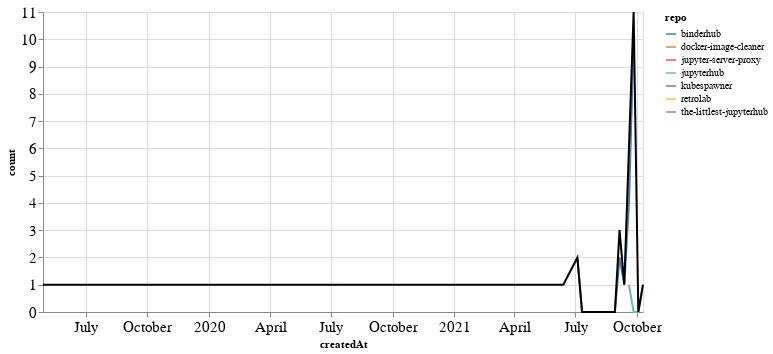

This figure's notebook cell:
### Markdown cell above
### PRs

### Code cell
prs_time = prs.groupby('repo').resample('W', on='createdAt').count()['author'].reset_index()
prs_time = prs_time.rename(columns={'author': 'count'})
prs_time_total = prs_time.groupby('createdAt').agg({"count": "sum"}).reset_index()

ch1 = alt.Chart(prs_time, width=600).mark_line().encode(
    x='createdAt',
    y='count',
    color='repo',
    tooltip="repo"
)

ch2 = alt.Chart(prs_time_total, width=600).mark_line(color="black").encode(
    x='createdAt',
    y='count',
)

ch1 + ch2

### Figure 1 — Vega-Lite specification as saved in the notebook (floating-point values rounded to 4 significant figures)
{"config": {"axisLeft": {"labelFontSize": 15}, "axisBottom": {"labelFontSize": 15}}, "layer": [{"data": {"name": "data-35abf09758222cbd18bd6cfc7247af98"}, "mark": "line", "encoding": {"color": {"type": "nominal", "field": "repo"}, "tooltip": {"type": "nominal", "field": "repo"}, "x": {"type": "temporal", "field": "createdAt"}, "y": {"type": "quantitative", "field": "count"}}, "width": 600}, {"data": {"name": "data-23a61bfef708c435b5382862fd7765bf"}, "mark": {"type": "line", "color": "black"}, "encoding": {"x": {"type": "temporal", "field": "createdAt"}, "y": {"type": "quantitative", "field": "count"}}, "width": 600}], "$schema": "https://vega.github.io/schema/vega-lite/v4.8.1.json", "datasets": {"data-35abf09758222cbd18bd6cfc7247af98": [{"repo": "binderhub", "createdAt": "2021-07-04T00:00:00", "count": 2}, {"repo": "binderhub", "createdAt": "2021-07-11T00:00:00", "count": 0}, {"repo": "binderhub", "createdAt": "2021-07-18T00:00:00", "count": 0}, {"repo": "binderhub", "createdAt": "2021-07-25T00:00:00", "count": 0}, {"repo": "binderhub", "createdAt": "2021-08-01T00:00:00", "count": 0}, {"repo": "binderhub", "createdAt": "2021-08-08T00:00:00", "count": 0}, {"repo": "binderhub", "createdAt": "2021-08-15T00:00:00", "count": 0}, {"repo": "binderhub", "createdAt": "2021-08-22T00:00:00", "count": 0}, {"repo": "binderhub", "createdAt": "2021-08-29T00:00:00", "count": 0}, {"repo": "binderhub", "createdAt": "2021-09-05T00:00:00", "count": 2}, {"repo": "binderhub", "createdAt": "2021-09-12T00:00:00", "count": 1}, {"repo": "binderhub", "createdAt": "2021-09-19T00:00:00", "count": 4}, {"repo": "binderhub", "createdAt": "2021-09-26T00:00:00", "count": 10}, {"repo": "docker-image-cleaner", "createdAt": "2021-09-26T00:00:00", "count": 1}, {"repo": "jupyter-server-proxy", "createdAt": "2019-04-28T00:00:00", "count": 1}, {"repo": "jupyterhub", "createdAt": "2021-09-19T00:00:00", "count": 1}, {"repo": "jupyterhub", "createdAt": "2021-09-26T00:00:00", "count": 0}, {"repo": "jupyterhub", "createdAt": "2021-10-03T00:00:00", "count": 0}, {"repo": "jupyterhub", "createdAt": "2021-10-10T00:00:00", "count": 1}, {"repo": "kubespawner", "createdAt": "2021-09-19T00:00:00", "count": 1}, {"repo": "retrolab", "createdAt": "2021-06-13T00:00:00", "count": 1}, {"repo": "the-littlest-jupyterhub", "createdAt": "2021-09-05T00:00:00", "count": 1}], "data-23a61bfef708c435b5382862fd7765bf": [{"createdAt": "2019-04-28T00:00:00", "count": 1}, {"createdAt": "2021-06-13T00:00:00", "count": 1}, {"createdAt": "2021-07-04T00:00:00", "count": 2}, {"createdAt": "2021-07-11T00:00:00", "count": 0}, {"createdAt": "2021-07-18T00:00:00", "count": 0}, {"createdAt": "2021-07-25T00:00:00", "count": 0}, {"createdAt": "2021-08-01T00:00:00", "count": 0}, {"createdAt": "2021-08-08T00:00:00", "count": 0}, {"createdAt": "2021-08-15T00:00:00", "count": 0}, {"createdAt": "2021-08-22T00:00:00", "count": 0}, {"createdAt": "2021-08-29T00:00:00", "count": 0}, {"createdAt": "2021-09-05T00:00:00", "count": 3}, {"createdAt": "2021-09-12T00:00:00", "count": 1}, {"createdAt": "2021-09-19T00:00:00", "count": 6}, {"createdAt": "2021-09-26T00:00:00", "count": 11}, {"createdAt": "2021-10-03T00:00:00", "count": 0}, {"createdAt": "2021-10-10T00:00:00", "count": 1}]}}
